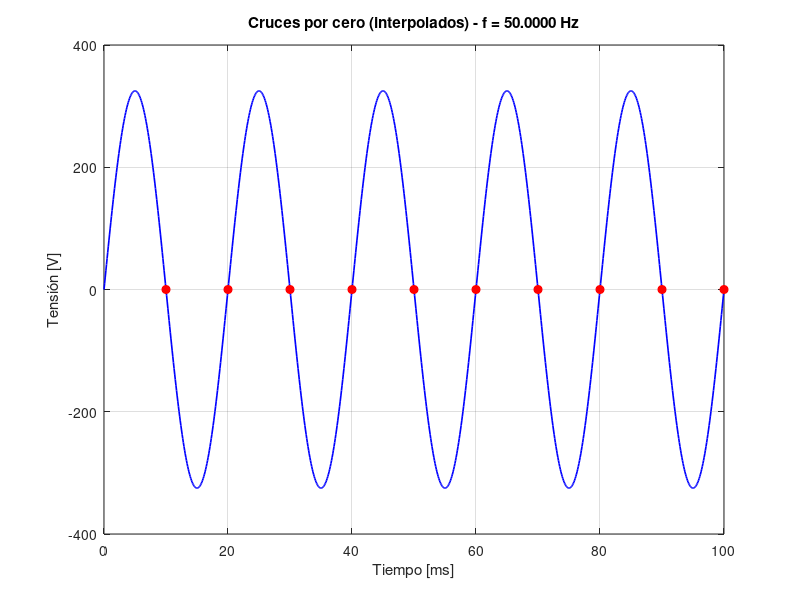

Here is the MATLAB script that generated this plot:
% Práctica 2. Itinerario de Eléctrica
% Máster en Ingeniería Industrial. Universidad de Almería
% Ejercicio 2.2.2 - Detección de Cruces por Cero
% Grupo 3: Nadia Rotbi Prado, Encarnación Cervantes Requena y Pablo Segura
% Fernández
clear; close all; clc;

%% --- Función para detectar cruces por cero ---
function [indices_cero, tiempos_cruce_interp, f_detectada] = detectarCrucesCero(v, t)
% Detecta cruces por cero con interpolación lineal para evitar acumular
% errores
% Entradas:
%   v : vector de la señal
%   t : vector de tiempos (misma longitud que v)
% Salidas:
%   indices_cero          : índices i tales que v(i) y v(i+1) tienen distinto signo
%   tiempos_cruce_interp  : tiempos estimados (en s) de los cruces por cero (interpolados)
%   f_detectada           : frecuencia estimada [Hz]

    s = sign(v);
    s(s==0) = 1; 
    idx = find(diff(s) ~= 0); 

    if isempty(idx)
        indices_cero = [];
        tiempos_cruce_interp = [];
        f_detectada = NaN;
        return;
    end

    indices_cero = idx;

    % Interpolación lineal para estimar el instante exacto del cruce v=0
    tiempos_cruce_interp = zeros(size(idx));
    for k = 1:length(idx)
        i = idx(k);
        t1 = t(i); t2 = t(i+1);
        v1 = v(i); v2 = v(i+1);
        % tiempo aproximado donde v = 0 por interpolación lineal
        tiempos_cruce_interp(k) = t1 - v1*(t2-t1)/(v2-v1);
    end

    % Estimación de la frecuencia:
    dt_all = diff(tiempos_cruce_interp);   % medio-período
    if length(dt_all) >= 1
        T = 2 * mean(dt_all);  % período completo
        f_detectada = 1 / T;
    else
        f_detectada = NaN;
    end

end


%% --- Generación de señal de prueba ---
fs = 10000;              % Frecuencia de muestreo [Hz]
t = 0:1/fs:0.1;         % Duración de 100 ms
f = 50;                 % Frecuencia [Hz]
Vp = 325;               % Amplitud pico [V]

v = Vp * sin(2*pi*f*t); % Señal senoidal

%% --- Detección ---
[indices, t_cruce, f_est] = detectarCrucesCero(v, t);

%% --- Resultados ---
fprintf('Frecuencia estimada: %.4f Hz\n', f_est);

%% --- Gráfica ---
figure;
plot(t*1000, v, 'b', 'LineWidth', 1.2); hold on;
plot(t_cruce*1000, zeros(size(t_cruce)), 'ro', 'MarkerFaceColor','r'); % marca en y=0
xlabel('Tiempo [ms]'); ylabel('Tensión [V]');
title(sprintf('Cruces por cero (interpolados) - f = %.4f Hz', f_est));
grid on;